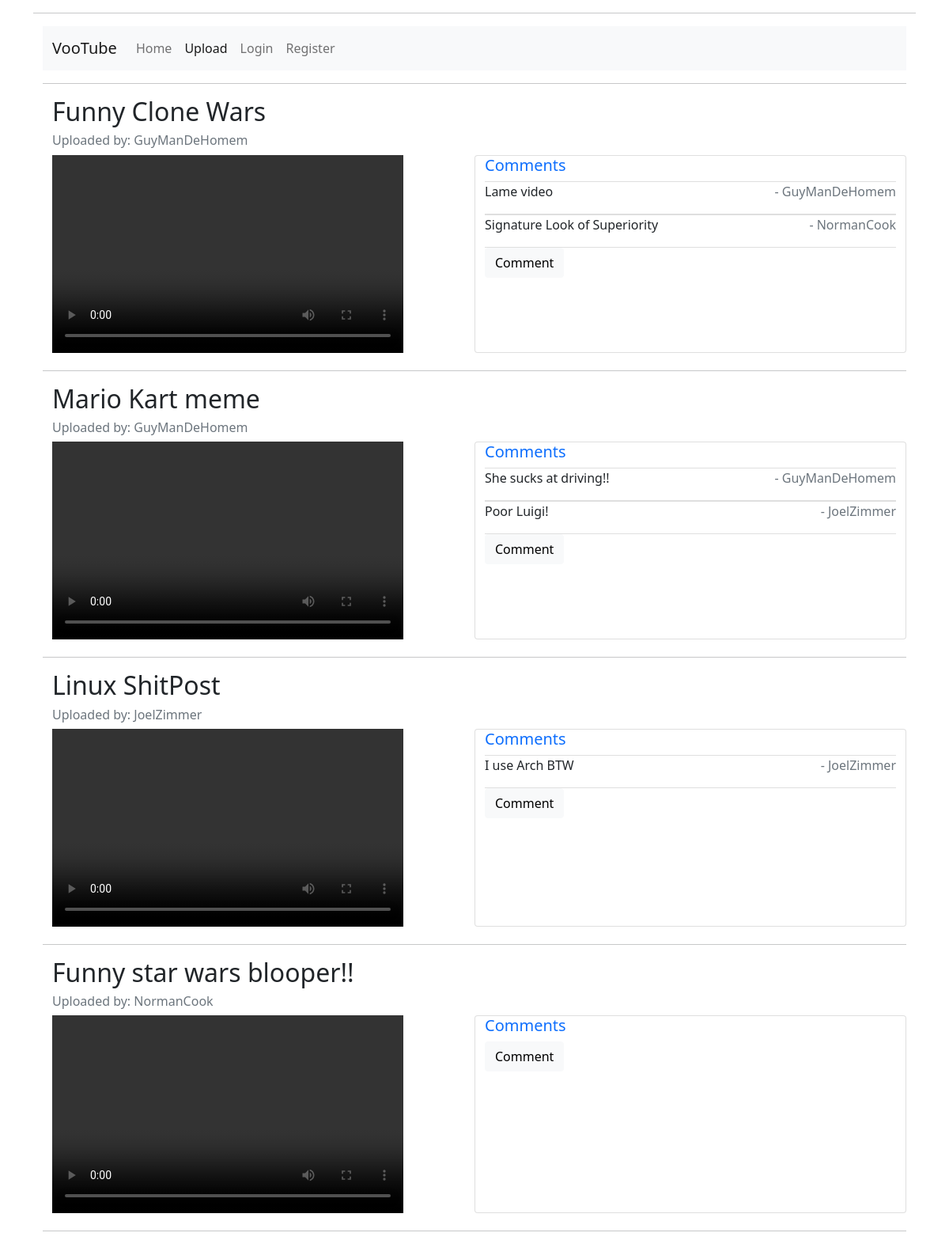
The page /home on the database its author committed.
### models.py (models this page shows, shortened)
class Video(db.Model):
    id = db.Column(db.Integer, primary_key=True)
    Title = db.Column(db.String(80), nullable=False)
    FileName = db.Column(db.String(80), nullable=False)
    DateUploaded = db.Column(db.DateTime, default=datetime.utcnow, nullable=False)
    Uploader_id = db.Column(db.Integer, db.ForeignKey('user.id'))
    Comments = db.relationship('Comment',backref='video',lazy=True)

class User(db.Model, UserMixin):
    id = db.Column(db.Integer, primary_key = True)
    Username = db.Column(db.String(80), unique=True, nullable=False)
    Password = db.Column(db.String(120), nullable=False)
    Videos = db.relationship('Video', backref='user', lazy=True)
    Comments = db.relationship('Comment', backref='user', lazy=True)
    Description = db.Column(db.String(120), nullable=False)
    Location = db.Column(db.String(60), nullable=False)

class Comment(db.Model):
    id = db.Column(db.Integer, primary_key=True)
    Content = db.Column(db.String(80), nullable=False)
    Commenter_id = db.Column(db.Integer, db.ForeignKey('user.id'))
    Video_id = db.Column(db.Integer, db.ForeignKey('video.id'))

### routes.py (the view)
@app.route('/',methods=['GET','POST'])
@app.route('/home',methods=['GET','POST'])
def Home():
    Videos = Video.query.all()
    if current_user.is_authenticated:
        if request.method == 'POST':
            C = Comment(Content=request.form["VideoComment"],Commenter_id=current_user.id,Video_id=request.form["VideoId"])
            db.session.add(C)
            db.session.commit()
            return redirect(url_for('Home'))
    return render_template('Home.html',Videos=Videos)

### templates/Home.html (shortened to what this page needs)
{% extends 'base.html' %}
{% block content %}
  {% for Video in Videos %}
  <div class="container">
    <div class="row">
      <h2>{{ Video.Title }}</h2>
      <h6 class="text-muted">Uploaded by: {{ Video.user.Username }}</h6>
    </div>
    <div class="row">
      <div class="col-6">
        <video width="444" height="250" controls>
          <source src="static/video/{{ Video.FileName }}" type="video/mp4">
          <source src="static/video/{{ Video.FileName }}" type="video/mkv">
        </video>
      </div>
      <div class="card col" style="overflow-y:scroll; height:250px;">
        <h5 class="text-primary">Comments</h5>
        {% for Comment in Video.Comments %}
        <ul class="list-group list-group-flush">
          <div style="overflow: hidden;">
            <p class="text-dark" style="float: left;">{{ Comment.Content }}</p>
            <p class="text-muted" style="float: right;">- {{ Comment.user.Username}}</p>
          </div>
        </ul>
        {% endfor %}
        <form method="post">
          <button type="button" class="btn btn-light" data-bs-toggle="modal" data-bs-target="#staticBackdrop">
            Comment
          </button>
        </form>
      </div>
    </div>
  </div>
  <hr>
  {% endfor %}
{% endblock%}

### templates/base.html (shortened to what this page needs)
<!DOCTYPE html>
<html lang="en" dir="ltr">
  <head>
    <link href="https://cdn.jsdelivr.net/npm/bootstrap@5.1.0/dist/css/bootstrap.min.css" rel="stylesheet">
  </head>
  <body>
    <div class="container">
      <hr>
      <div class="container">
        <nav class="navbar navbar-expand-lg navbar-light bg-light">
          <div class="container-fluid">
            <a class="navbar-brand" href="#">VooTube</a>
            <div class="collapse navbar-collapse" id="navbarNav">
              <ul class="navbar-nav">
                <li class="nav-item">
                  <a class="nav-link" aria-current="page" href={{ url_for("Home")}}>Home</a>
                </li>
                <li class="nav-item">
                  <a class="nav-link active" aria-current="page" href={{ url_for("Upload")}}>Upload</a>
                </li>
                {% if current_user.is_authenticated %}
                  <li class="nav-item">
                    <a class="nav-link" href={{ url_for("MyProfile")}}>{{ current_user.Username }}</a>
                  </li>
                  <li class="nav-item">
                    <a class="nav-link" href={{ url_for("Logout")}}>Logout</a>
                  </li>
                {% else %}
                  <li class="nav-item">
                    <a class="nav-link" href={{ url_for("Login")}}>Login</a>
                  </li>
                  <li class="nav-item">
                    <a class="nav-link" href={{ url_for("Register")}}>Register</a>
                  </li>
                {% endif %}
              </ul>
            </div>
          </div>
          </nav>
          <hr>
        {% block content %}{% endblock %}
      </div>
    </div>
  </body>
</html>

### rows shown on the page
Video: Title "Funny Clone Wars", user.Username "GuyManDeHomem"
Comment: Content "Lame video", user.Username "GuyManDeHomem"
Comment: Content "Signature Look of Superiority", user.Username "NormanCook"
Video: Title "Mario Kart meme", user.Username "GuyManDeHomem"
Comment: Content "She sucks at driving!!", user.Username "GuyManDeHomem"
Comment: Content "Poor Luigi!", user.Username "JoelZimmer"
Video: Title "Linux ShitPost", user.Username "JoelZimmer"
Comment: Content "I use Arch BTW", user.Username "JoelZimmer"
Video: Title "Funny star wars blooper!!", user.Username "NormanCook"
